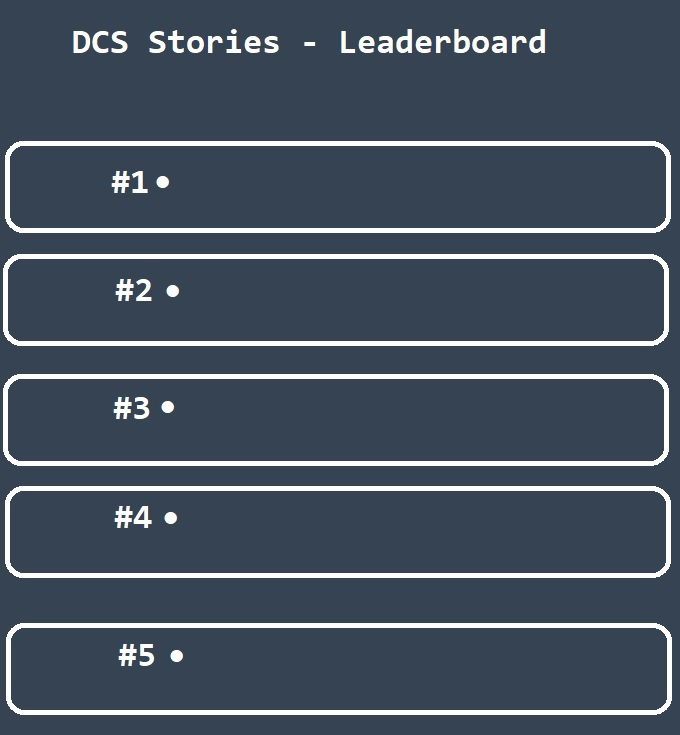
#> input picture assets/lb.png, 680 x 735 px
$ python test.py
#> lines starting #> are read from the running program, lines starting #| are printed output that depends on the picture
from PIL import Image
from PIL import Image, ImageDraw, ImageFont

# Open the image
image_path = "lb.png"
image = Image.open(image_path)
#> image is the input picture: PIL image 680x735 RGB; mean R, G, B 71.3, 83.2, 97.4

# Define the text to be pasted
text = "Hello, World!"

# Create a drawing object
draw = ImageDraw.Draw(image)

# Choose a font and font size
font_path = "times.ttf"
font_size = 32
font = ImageFont.truetype(font_path, font_size)

# Choose text color
text_color = (255, 255, 255)  # White color

# Calculate text size and position

pos = (180, 160)
pos2 = (190, 270)
pos3 = (190, 390)
pos4 = (190,500)
pos5 = (190,637)


# Paste the text onto the image
draw.text(pos, text, font=font, fill=text_color)
draw.text(pos2, text, font=font, fill=text_color)
draw.text(pos3, text, font=font, fill=text_color)
draw.text(pos4, text, font=font, fill=text_color)
draw.text(pos5, text, font=font, fill=text_color)

# Save or display the modified image
output_path = "path_to_output_image.png"
image.save(output_path)
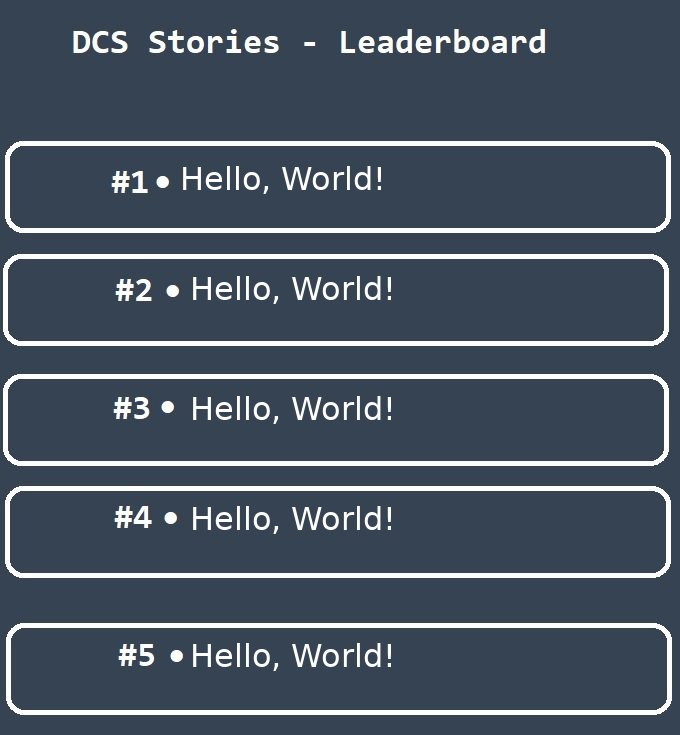
#> saved as path_to_output_image.png: PIL image 680x735 RGB; mean R, G, B 74.1, 85.8, 99.8

coordinates = {
    '1': (180, 160),
    '2': (190, 270),
    '3': (190, 390),
    '4': (190,500),
    '5': (120,637)
    }
